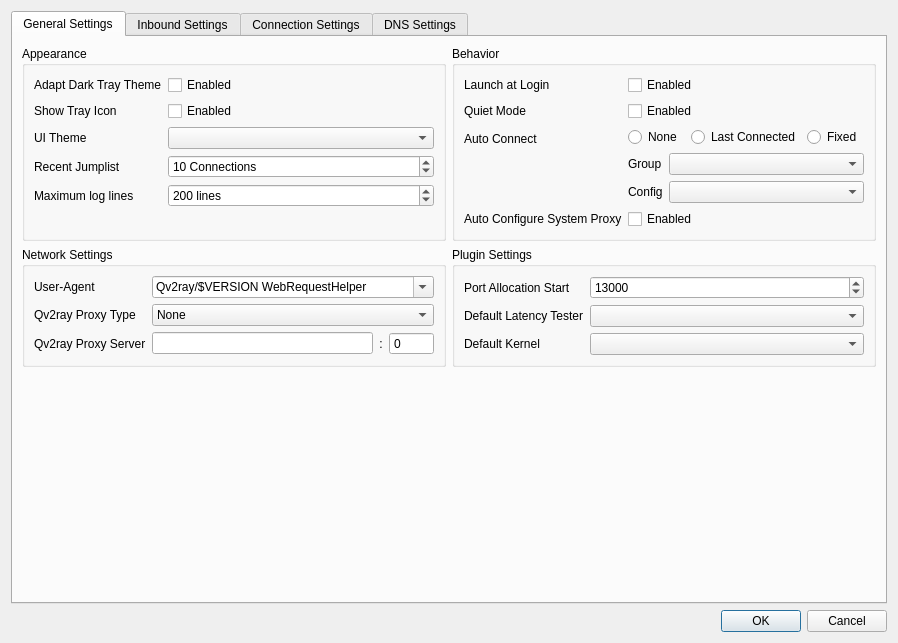
<?xml version="1.0" encoding="UTF-8"?>
<ui version="4.0">
 <class>PreferencesWindow</class>
 <widget class="QDialog" name="PreferencesWindow">
  <property name="windowModality">
   <enum>Qt::ApplicationModal</enum>
  </property>
  <property name="geometry">
   <rect>
    <x>0</x>
    <y>0</y>
    <width>898</width>
    <height>643</height>
   </rect>
  </property>
  <property name="windowTitle">
   <string>Preferences</string>
  </property>
  <property name="modal">
   <bool>true</bool>
  </property>
  <layout class="QGridLayout" name="gridLayout_4">
   <item row="2" column="0">
    <widget class="QDialogButtonBox" name="buttonBox">
     <property name="orientation">
      <enum>Qt::Horizontal</enum>
     </property>
     <property name="standardButtons">
      <set>QDialogButtonBox::Cancel|QDialogButtonBox::Ok</set>
     </property>
    </widget>
   </item>
   <item row="0" column="0">
    <widget class="QTabWidget" name="tabWidget">
     <property name="currentIndex">
      <number>0</number>
     </property>
     <widget class="QWidget" name="generalSettingsPage">
      <attribute name="title">
       <string>General Settings</string>
      </attribute>
      <layout class="QVBoxLayout" name="verticalLayout_3">
       <item>
        <layout class="QGridLayout" name="gridLayout_3" columnstretch="1,1">
         <item row="0" column="0">
          <widget class="QGroupBox" name="groupBox_4">
           <property name="title">
            <string>Appearance</string>
           </property>
           <layout class="QFormLayout" name="formLayout_12">
            <item row="0" column="0">
             <widget class="QLabel" name="label_36">
              <property name="text">
               <string>Adapt Dark Tray Theme</string>
              </property>
              <property name="textFormat">
               <enum>Qt::PlainText</enum>
              </property>
             </widget>
            </item>
            <item row="0" column="1">
             <widget class="QCheckBox" name="darkTrayCB">
              <property name="text">
               <string>Enabled</string>
              </property>
             </widget>
            </item>
            <item row="1" column="0">
             <widget class="QLabel" name="label_2">
              <property name="text">
               <string>Show Tray Icon</string>
              </property>
             </widget>
            </item>
            <item row="1" column="1">
             <widget class="QCheckBox" name="showTrayCB">
              <property name="text">
               <string>Enabled</string>
              </property>
             </widget>
            </item>
            <item row="2" column="0">
             <widget class="QLabel" name="label_35">
              <property name="text">
               <string>UI Theme</string>
              </property>
              <property name="textFormat">
               <enum>Qt::PlainText</enum>
              </property>
             </widget>
            </item>
            <item row="2" column="1">
             <widget class="QComboBox" name="themeCombo">
              <property name="minimumSize">
               <size>
                <width>200</width>
                <height>0</height>
               </size>
              </property>
             </widget>
            </item>
            <item row="3" column="0">
             <widget class="QLabel" name="label_55">
              <property name="text">
               <string>Recent Jumplist</string>
              </property>
              <property name="textFormat">
               <enum>Qt::PlainText</enum>
              </property>
             </widget>
            </item>
            <item row="3" column="1">
             <widget class="QSpinBox" name="jumpListCountSB">
              <property name="suffix">
               <string> Connections</string>
              </property>
              <property name="minimum">
               <number>3</number>
              </property>
              <property name="maximum">
               <number>30</number>
              </property>
              <property name="value">
               <number>10</number>
              </property>
             </widget>
            </item>
            <item row="4" column="0">
             <widget class="QLabel" name="label_48">
              <property name="text">
               <string>Maximum log lines</string>
              </property>
              <property name="textFormat">
               <enum>Qt::PlainText</enum>
              </property>
             </widget>
            </item>
            <item row="4" column="1">
             <widget class="QSpinBox" name="maxLogLinesSB">
              <property name="sizePolicy">
               <sizepolicy hsizetype="MinimumExpanding" vsizetype="Fixed">
                <horstretch>0</horstretch>
                <verstretch>0</verstretch>
               </sizepolicy>
              </property>
              <property name="accelerated">
               <bool>true</bool>
              </property>
              <property name="suffix">
               <string> lines</string>
              </property>
              <property name="minimum">
               <number>10</number>
              </property>
              <property name="maximum">
               <number>9999</number>
              </property>
              <property name="value">
               <number>200</number>
              </property>
             </widget>
            </item>
           </layout>
          </widget>
         </item>
         <item row="0" column="1">
          <widget class="QGroupBox" name="groupBox9">
           <property name="title">
            <string>Behavior</string>
           </property>
           <layout class="QFormLayout" name="formLayout_9">
            <item row="0" column="0">
             <widget class="QLabel" name="label_5">
              <property name="text">
               <string>Launch at Login</string>
              </property>
              <property name="textFormat">
               <enum>Qt::PlainText</enum>
              </property>
             </widget>
            </item>
            <item row="0" column="1">
             <widget class="QCheckBox" name="startWithLoginCB">
              <property name="text">
               <string>Enabled</string>
              </property>
             </widget>
            </item>
            <item row="1" column="0">
             <widget class="QLabel" name="label_86">
              <property name="text">
               <string>Quiet Mode</string>
              </property>
              <property name="textFormat">
               <enum>Qt::PlainText</enum>
              </property>
             </widget>
            </item>
            <item row="1" column="1">
             <widget class="QCheckBox" name="quietModeCB">
              <property name="text">
               <string>Enabled</string>
              </property>
             </widget>
            </item>
            <item row="3" column="0">
             <widget class="QLabel" name="label_19">
              <property name="text">
               <string>Auto Connect</string>
              </property>
              <property name="textFormat">
               <enum>Qt::PlainText</enum>
              </property>
             </widget>
            </item>
            <item row="3" column="1">
             <layout class="QFormLayout" name="formLayout_16">
              <item row="0" column="0" colspan="2">
               <layout class="QHBoxLayout" name="horizontalLayout_4">
                <item>
                 <widget class="QRadioButton" name="noAutoConnectRB">
                  <property name="text">
                   <string>None</string>
                  </property>
                 </widget>
                </item>
                <item>
                 <widget class="QRadioButton" name="lastConnectedRB">
                  <property name="text">
                   <string>Last Connected</string>
                  </property>
                 </widget>
                </item>
                <item>
                 <widget class="QRadioButton" name="fixedAutoConnectRB">
                  <property name="text">
                   <string>Fixed</string>
                  </property>
                 </widget>
                </item>
               </layout>
              </item>
              <item row="1" column="0">
               <widget class="QLabel" name="label_60">
                <property name="text">
                 <string>Group</string>
                </property>
                <property name="textFormat">
                 <enum>Qt::PlainText</enum>
                </property>
               </widget>
              </item>
              <item row="1" column="1">
               <widget class="QComboBox" name="autoStartSubsCombo">
                <property name="minimumSize">
                 <size>
                  <width>180</width>
                  <height>0</height>
                 </size>
                </property>
               </widget>
              </item>
              <item row="2" column="0">
               <widget class="QLabel" name="label_61">
                <property name="text">
                 <string>Config</string>
                </property>
                <property name="textFormat">
                 <enum>Qt::PlainText</enum>
                </property>
               </widget>
              </item>
              <item row="2" column="1">
               <widget class="QComboBox" name="autoStartConnCombo"/>
              </item>
             </layout>
            </item>
            <item row="4" column="0">
             <widget class="QLabel" name="label_89">
              <property name="text">
               <string>Auto Configure System Proxy</string>
              </property>
              <property name="textFormat">
               <enum>Qt::PlainText</enum>
              </property>
             </widget>
            </item>
            <item row="4" column="1">
             <widget class="QCheckBox" name="autoConfSysProxyCB">
              <property name="text">
               <string>Enabled</string>
              </property>
             </widget>
            </item>
           </layout>
          </widget>
         </item>
         <item row="1" column="0">
          <widget class="QGroupBox" name="groupBox3">
           <property name="title">
            <string>Network Settings</string>
           </property>
           <layout class="QFormLayout" name="formLayout_13">
            <item row="0" column="0">
             <widget class="QLabel" name="label_67">
              <property name="text">
               <string>User-Agent</string>
              </property>
              <property name="textFormat">
               <enum>Qt::PlainText</enum>
              </property>
             </widget>
            </item>
            <item row="0" column="1">
             <widget class="QComboBox" name="qvNetworkUATxt">
              <property name="sizePolicy">
               <sizepolicy hsizetype="Ignored" vsizetype="Fixed">
                <horstretch>0</horstretch>
                <verstretch>0</verstretch>
               </sizepolicy>
              </property>
              <property name="editable">
               <bool>true</bool>
              </property>
              <property name="text" stdset="0">
               <string notr="true">Qv2ray/$VERSION WebRequestHelper</string>
              </property>
              <item>
               <property name="text">
                <string notr="true">Qv2ray/$VERSION WebRequestHelper</string>
               </property>
              </item>
              <item>
               <property name="text">
                <string notr="true">Mozilla/5.0 (X11; Linux x86_64; rv:77.0) Gecko/20100101 Firefox/77.0</string>
               </property>
              </item>
              <item>
               <property name="text">
                <string notr="true"/>
               </property>
              </item>
             </widget>
            </item>
            <item row="1" column="0">
             <widget class="QLabel" name="label_71">
              <property name="text">
               <string>Qv2ray Proxy Type</string>
              </property>
              <property name="textFormat">
               <enum>Qt::PlainText</enum>
              </property>
             </widget>
            </item>
            <item row="1" column="1">
             <widget class="QComboBox" name="qvProxyTypeCombo">
              <item>
               <property name="text">
                <string>None</string>
               </property>
              </item>
              <item>
               <property name="text">
                <string notr="true">System</string>
               </property>
              </item>
              <item>
               <property name="text">
                <string>Manual - HTTP</string>
               </property>
              </item>
              <item>
               <property name="text">
                <string notr="true">Manual - SOCKS5</string>
               </property>
              </item>
             </widget>
            </item>
            <item row="2" column="0">
             <widget class="QLabel" name="label_32">
              <property name="text">
               <string>Qv2ray Proxy Server</string>
              </property>
              <property name="textFormat">
               <enum>Qt::PlainText</enum>
              </property>
             </widget>
            </item>
            <item row="2" column="1">
             <layout class="QHBoxLayout" name="horizontalLayout_2">
              <item>
               <widget class="QLineEdit" name="qvProxyAddressTxt"/>
              </item>
              <item>
               <widget class="QLabel" name="label_74">
                <property name="text">
                 <string>:</string>
                </property>
                <property name="alignment">
                 <set>Qt::AlignCenter</set>
                </property>
               </widget>
              </item>
              <item>
               <widget class="QSpinBox" name="qvProxyPortCB">
                <property name="buttonSymbols">
                 <enum>QAbstractSpinBox::NoButtons</enum>
                </property>
                <property name="minimum">
                 <number>0</number>
                </property>
                <property name="maximum">
                 <number>65535</number>
                </property>
               </widget>
              </item>
             </layout>
            </item>
           </layout>
          </widget>
         </item>
         <item row="1" column="1">
          <widget class="QGroupBox" name="groupBox_7">
           <property name="title">
            <string>Plugin Settings</string>
           </property>
           <layout class="QFormLayout" name="formLayout_6">
            <item row="0" column="0">
             <widget class="QLabel" name="label_58">
              <property name="text">
               <string>Port Allocation Start</string>
              </property>
              <property name="textFormat">
               <enum>Qt::PlainText</enum>
              </property>
             </widget>
            </item>
            <item row="0" column="1">
             <widget class="QSpinBox" name="pluginKernelPortAllocateCB">
              <property name="minimum">
               <number>1</number>
              </property>
              <property name="maximum">
               <number>65535</number>
              </property>
              <property name="value">
               <number>13000</number>
              </property>
             </widget>
            </item>
            <item row="1" column="0">
             <widget class="QLabel" name="label">
              <property name="text">
               <string>Default Latency Tester</string>
              </property>
             </widget>
            </item>
            <item row="1" column="1">
             <widget class="QComboBox" name="defaultLatencyTesterCB"/>
            </item>
            <item row="2" column="0">
             <widget class="QLabel" name="label_6">
              <property name="text">
               <string>Default Kernel</string>
              </property>
             </widget>
            </item>
            <item row="2" column="1">
             <widget class="QComboBox" name="defaultKernelCB"/>
            </item>
           </layout>
          </widget>
         </item>
        </layout>
       </item>
       <item>
        <spacer name="verticalSpacer">
         <property name="orientation">
          <enum>Qt::Vertical</enum>
         </property>
         <property name="sizeHint" stdset="0">
          <size>
           <width>20</width>
           <height>40</height>
          </size>
         </property>
        </spacer>
       </item>
      </layout>
     </widget>
     <widget class="QWidget" name="inboundSettingsPage">
      <attribute name="title">
       <string>Inbound Settings</string>
      </attribute>
      <layout class="QGridLayout" name="gridLayout_7">
       <item row="0" column="0">
        <widget class="QScrollArea" name="scrollArea_2">
         <property name="frameShape">
          <enum>QFrame::NoFrame</enum>
         </property>
         <property name="widgetResizable">
          <bool>true</bool>
         </property>
         <widget class="QWidget" name="scrollAreaWidgetContents_2">
          <property name="geometry">
           <rect>
            <x>0</x>
            <y>0</y>
            <width>858</width>
            <height>548</height>
           </rect>
          </property>
          <layout class="QGridLayout" name="gridLayout" rowstretch="0,1">
           <item row="0" column="1">
            <layout class="QHBoxLayout" name="horizontalLayout_8">
             <item>
              <widget class="QLineEdit" name="listenIP1Txt">
               <property name="placeholderText">
                <string>Listen Address 1</string>
               </property>
              </widget>
             </item>
             <item>
              <widget class="QLineEdit" name="listenIP2Txt">
               <property name="placeholderText">
                <string>Listen Address 2</string>
               </property>
              </widget>
             </item>
            </layout>
           </item>
           <item row="0" column="0">
            <widget class="QLabel" name="label_22">
             <property name="text">
              <string>Listening Address</string>
             </property>
             <property name="textFormat">
              <enum>Qt::PlainText</enum>
             </property>
            </widget>
           </item>
           <item row="1" column="0" colspan="2">
            <layout class="QGridLayout" name="gridLayout_11">
             <item row="0" column="0">
              <widget class="QGroupBox" name="socksGroupBox">
               <property name="title">
                <string>SOCKS Settings</string>
               </property>
               <property name="checkable">
                <bool>true</bool>
               </property>
               <property name="checked">
                <bool>false</bool>
               </property>
               <layout class="QFormLayout" name="formLayout_7">
                <item row="0" column="0">
                 <widget class="QLabel" name="label_4">
                  <property name="text">
                   <string>Port</string>
                  </property>
                  <property name="textFormat">
                   <enum>Qt::PlainText</enum>
                  </property>
                 </widget>
                </item>
                <item row="0" column="1">
                 <widget class="QSpinBox" name="socksPortLE">
                  <property name="minimum">
                   <number>1</number>
                  </property>
                  <property name="maximum">
                   <number>65535</number>
                  </property>
                  <property name="value">
                   <number>1081</number>
                  </property>
                 </widget>
                </item>
                <item row="1" column="0">
                 <widget class="QLabel" name="label_14">
                  <property name="text">
                   <string>UDP Support</string>
                  </property>
                  <property name="textFormat">
                   <enum>Qt::PlainText</enum>
                  </property>
                 </widget>
                </item>
                <item row="1" column="1">
                 <widget class="QCheckBox" name="socksUDPCB">
                  <property name="text">
                   <string>Enabled</string>
                  </property>
                 </widget>
                </item>
                <item row="2" column="0">
                 <widget class="QLabel" name="label_25">
                  <property name="text">
                   <string>UDP Local IP</string>
                  </property>
                  <property name="textFormat">
                   <enum>Qt::PlainText</enum>
                  </property>
                 </widget>
                </item>
                <item row="2" column="1">
                 <widget class="QLineEdit" name="socksUDPIP"/>
                </item>
                <item row="3" column="0">
                 <widget class="QLabel" name="label_87">
                  <property name="text">
                   <string>Sniffing</string>
                  </property>
                  <property name="textFormat">
                   <enum>Qt::PlainText</enum>
                  </property>
                 </widget>
                </item>
                <item row="3" column="1">
                 <layout class="QHBoxLayout" name="horizontalLayout_15">
                  <item>
                   <widget class="QComboBox" name="socksSniffingCB">
                    <item>
                     <property name="text">
                      <string>Off</string>
                     </property>
                    </item>
                    <item>
                     <property name="text">
                      <string>Metadata Only</string>
                     </property>
                    </item>
                    <item>
                     <property name="text">
                      <string>Full</string>
                     </property>
                    </item>
                   </widget>
                  </item>
                 </layout>
                </item>
                <item row="4" column="0">
                 <widget class="QLabel" name="label_91">
                  <property name="text">
                   <string>Destination Override</string>
                  </property>
                  <property name="textFormat">
                   <enum>Qt::PlainText</enum>
                  </property>
                 </widget>
                </item>
                <item row="4" column="1">
                 <layout class="QHBoxLayout" name="horizontalLayout_12">
                  <item>
                   <widget class="QCheckBox" name="socksOverrideFakeDNSCB">
                    <property name="text">
                     <string>FakeDNS</string>
                    </property>
                   </widget>
                  </item>
                  <item>
                   <widget class="QCheckBox" name="socksOverrideHTTPCB">
                    <property name="text">
                     <string>HTTP</string>
                    </property>
                   </widget>
                  </item>
                  <item>
                   <widget class="QCheckBox" name="socksOverrideTLSCB">
                    <property name="text">
                     <string>TLS</string>
                    </property>
                   </widget>
                  </item>
                  <item>
                   <spacer name="horizontalSpacer_6">
                    <property name="orientation">
                     <enum>Qt::Horizontal</enum>
                    </property>
                    <property name="sizeHint" stdset="0">
                     <size>
                      <width>40</width>
                      <height>20</height>
                     </size>
                    </property>
                   </spacer>
                  </item>
                 </layout>
                </item>
               </layout>
              </widget>
             </item>
             <item row="0" column="1">
              <widget class="QGroupBox" name="httpGroupBox">
               <property name="title">
                <string>HTTP Settings</string>
               </property>
               <property name="checkable">
                <bool>true</bool>
               </property>
               <property name="checked">
                <bool>false</bool>
               </property>
               <layout class="QFormLayout" name="formLayout_2">
                <item row="0" column="0">
                 <widget class="QLabel" name="label_3">
                  <property name="text">
                   <string>Port</string>
                  </property>
                  <property name="textFormat">
                   <enum>Qt::PlainText</enum>
                  </property>
                 </widget>
                </item>
                <item row="0" column="1">
                 <widget class="QSpinBox" name="httpPortLE">
                  <property name="minimum">
                   <number>1</number>
                  </property>
                  <property name="maximum">
                   <number>65535</number>
                  </property>
                  <property name="value">
                   <number>18001</number>
                  </property>
                 </widget>
                </item>
                <item row="1" column="0">
                 <widget class="QLabel" name="label_88">
                  <property name="text">
                   <string>Sniffing</string>
                  </property>
                  <property name="textFormat">
                   <enum>Qt::PlainText</enum>
                  </property>
                 </widget>
                </item>
                <item row="1" column="1">
                 <layout class="QHBoxLayout" name="horizontalLayout_16">
                  <item>
                   <widget class="QComboBox" name="httpSniffingCB">
                    <item>
                     <property name="text">
                      <string>Off</string>
                     </property>
                    </item>
                    <item>
                     <property name="text">
                      <string>Metadata Only</string>
                     </property>
                    </item>
                    <item>
                     <property name="text">
                      <string>Full</string>
                     </property>
                    </item>
                   </widget>
                  </item>
                 </layout>
                </item>
                <item row="2" column="0">
                 <widget class="QLabel" name="label_92">
                  <property name="text">
                   <string>Destination Override</string>
                  </property>
                  <property name="textFormat">
                   <enum>Qt::PlainText</enum>
                  </property>
                 </widget>
                </item>
                <item row="2" column="1">
                 <layout class="QHBoxLayout" name="horizontalLayout_13">
                  <item>
                   <widget class="QCheckBox" name="httpOverrideFakeDNSCB">
                    <property name="text">
                     <string>FakeDNS</string>
                    </property>
                   </widget>
                  </item>
                  <item>
                   <widget class="QCheckBox" name="httpOverrideHTTPCB">
                    <property name="text">
                     <string>HTTP</string>
                    </property>
                   </widget>
                  </item>
                  <item>
                   <widget class="QCheckBox" name="httpOverrideTLSCB">
                    <property name="text">
                     <string>TLS</string>
                    </property>
                   </widget>
                  </item>
                  <item>
                   <spacer name="horizontalSpacer_8">
                    <property name="orientation">
                     <enum>Qt::Horizontal</enum>
                    </property>
                    <property name="sizeHint" stdset="0">
                     <size>
                      <width>40</width>
                      <height>20</height>
                     </size>
                    </property>
                   </spacer>
                  </item>
                 </layout>
                </item>
               </layout>
              </widget>
             </item>
             <item row="1" column="0" colspan="2">
              <widget class="QGroupBox" name="tproxyGroupBox">
               <property name="title">
                <string>Dokodemo Door Settings</string>
               </property>
               <property name="checkable">
                <bool>true</bool>
               </property>
               <property name="checked">
                <bool>false</bool>
               </property>
               <layout class="QFormLayout" name="formLayout_11">
                <item row="0" column="0">
                 <widget class="QLabel" name="label_77">
                  <property name="text">
                   <string>Port</string>
                  </property>
                 </widget>
                </item>
                <item row="0" column="1">
                 <widget class="QSpinBox" name="tProxyPort">
                  <property name="minimum">
                   <number>1</number>
                  </property>
                  <property name="maximum">
                   <number>65535</number>
                  </property>
                  <property name="value">
                   <number>12345</number>
                  </property>
                 </widget>
                </item>
                <item row="1" column="0">
                 <widget class="QLabel" name="label_18">
                  <property name="text">
                   <string>Sniffing</string>
                  </property>
                 </widget>
                </item>
                <item row="1" column="1">
                 <layout class="QHBoxLayout" name="horizontalLayout_17">
                  <item>
                   <widget class="QComboBox" name="dokoSniffingCB">
                    <item>
                     <property name="text">
                      <string>Off</string>
                     </property>
                    </item>
                    <item>
                     <property name="text">
                      <string>Metadata Only</string>
                     </property>
                    </item>
                    <item>
                     <property name="text">
                      <string>Full</string>
                     </property>
                    </item>
                   </widget>
                  </item>
                 </layout>
                </item>
                <item row="2" column="0">
                 <widget class="QLabel" name="label_93">
                  <property name="text">
                   <string>Destination Override</string>
                  </property>
                  <property name="textFormat">
                   <enum>Qt::PlainText</enum>
                  </property>
                 </widget>
                </item>
                <item row="2" column="1">
                 <layout class="QHBoxLayout" name="horizontalLayout_14">
                  <item>
                   <widget class="QCheckBox" name="tproxyOverrideFakeDNSCB">
                    <property name="text">
                     <string>FakeDNS</string>
                    </property>
                   </widget>
                  </item>
                  <item>
                   <widget class="QCheckBox" name="tproxyOverrideHTTPCB">
                    <property name="text">
                     <string>HTTP</string>
                    </property>
                   </widget>
                  </item>
                  <item>
                   <widget class="QCheckBox" name="tproxyOverrideTLSCB">
                    <property name="text">
                     <string>TLS</string>
                    </property>
                   </widget>
                  </item>
                  <item>
                   <spacer name="horizontalSpacer_3">
                    <property name="orientation">
                     <enum>Qt::Horizontal</enum>
                    </property>
                    <property name="sizeHint" stdset="0">
                     <size>
                      <width>40</width>
                      <height>20</height>
                     </size>
                    </property>
                   </spacer>
                  </item>
                 </layout>
                </item>
                <item row="3" column="0">
                 <widget class="QLabel" name="label_78">
                  <property name="text">
                   <string>Working Mode</string>
                  </property>
                  <property name="textFormat">
                   <enum>Qt::PlainText</enum>
                  </property>
                 </widget>
                </item>
                <item row="3" column="1">
                 <widget class="QComboBox" name="tproxyModeCB">
                  <property name="sizePolicy">
                   <sizepolicy hsizetype="Fixed" vsizetype="Fixed">
                    <horstretch>0</horstretch>
                    <verstretch>0</verstretch>
                   </sizepolicy>
                  </property>
                  <item>
                   <property name="text">
                    <string notr="true">REDIRECT</string>
                   </property>
                  </item>
                  <item>
                   <property name="text">
                    <string notr="true">TPROXY</string>
                   </property>
                  </item>
                 </widget>
                </item>
               </layout>
              </widget>
             </item>
            </layout>
           </item>
          </layout>
         </widget>
        </widget>
       </item>
      </layout>
     </widget>
     <widget class="QWidget" name="connectionSettingsPage">
      <attribute name="title">
       <string>Connection Settings</string>
      </attribute>
      <layout class="QGridLayout" name="gridLayout_2" rowstretch="0,1">
       <item row="0" column="0">
        <widget class="QLabel" name="label_80">
         <property name="text">
          <string>You can configure default connection settings for all simple profiles here.</string>
         </property>
         <property name="textFormat">
          <enum>Qt::PlainText</enum>
         </property>
        </widget>
       </item>
       <item row="1" column="0">
        <layout class="QHBoxLayout" name="horizontalLayout" stretch="1,0">
         <item>
          <layout class="QGridLayout" name="advRouteSettingsLayout"/>
         </item>
         <item>
          <widget class="QGroupBox" name="groupBox">
           <property name="title">
            <string>Other Connection Settings</string>
           </property>
           <layout class="QVBoxLayout" name="verticalLayout_2">
            <item>
             <widget class="QCheckBox" name="directOutboundAsPrimaryCB">
              <property name="text">
               <string>Use Direct Outbound as Primary</string>
              </property>
             </widget>
            </item>
            <item>
             <widget class="QCheckBox" name="forceDirectConnectionCB">
              <property name="text">
               <string>Force Direct Connections</string>
              </property>
             </widget>
            </item>
            <item>
             <widget class="QCheckBox" name="bypassLANCB">
              <property name="text">
               <string>Bypass LAN Addresses</string>
              </property>
             </widget>
            </item>
            <item>
             <widget class="QCheckBox" name="bypassCNCB">
              <property name="text">
               <string>Bypass China Mainland</string>
              </property>
             </widget>
            </item>
            <item>
             <widget class="QCheckBox" name="bypassBTCb">
              <property name="text">
               <string>Bypass Bittorrent</string>
              </property>
             </widget>
            </item>
            <item>
             <widget class="QCheckBox" name="dnsInterceptCB">
              <property name="text">
               <string>DNS Interception</string>
              </property>
             </widget>
            </item>
            <item>
             <spacer name="verticalSpacer_3">
              <property name="orientation">
               <enum>Qt::Vertical</enum>
              </property>
              <property name="sizeHint" stdset="0">
               <size>
                <width>20</width>
                <height>40</height>
               </size>
              </property>
             </spacer>
            </item>
           </layout>
          </widget>
         </item>
        </layout>
       </item>
      </layout>
     </widget>
     <widget class="QWidget" name="tab">
      <attribute name="title">
       <string>DNS Settings</string>
      </attribute>
      <layout class="QVBoxLayout" name="verticalLayout" stretch="0,1">
       <item>
        <widget class="QLabel" name="label_21">
         <property name="text">
          <string>You can configure default DNS settings for all simple profiles here.</string>
         </property>
        </widget>
       </item>
       <item>
        <layout class="QGridLayout" name="dnsSettingsLayout"/>
       </item>
      </layout>
     </widget>
    </widget>
   </item>
  </layout>
 </widget>
 <tabstops>
  <tabstop>tabWidget</tabstop>
  <tabstop>darkTrayCB</tabstop>
  <tabstop>themeCombo</tabstop>
  <tabstop>autoStartSubsCombo</tabstop>
  <tabstop>autoStartConnCombo</tabstop>
  <tabstop>scrollArea_2</tabstop>
  <tabstop>listenIP1Txt</tabstop>
  <tabstop>socksGroupBox</tabstop>
  <tabstop>socksPortLE</tabstop>
  <tabstop>socksUDPCB</tabstop>
  <tabstop>socksUDPIP</tabstop>
  <tabstop>httpGroupBox</tabstop>
  <tabstop>httpPortLE</tabstop>
  <tabstop>directOutboundAsPrimaryCB</tabstop>
 </tabstops>
 <resources/>
 <connections>
  <connection>
   <sender>buttonBox</sender>
   <signal>rejected()</signal>
   <receiver>PreferencesWindow</receiver>
   <slot>reject()</slot>
   <hints>
    <hint type="sourcelabel">
     <x>316</x>
     <y>260</y>
    </hint>
    <hint type="destinationlabel">
     <x>286</x>
     <y>274</y>
    </hint>
   </hints>
  </connection>
 </connections>
</ui>
